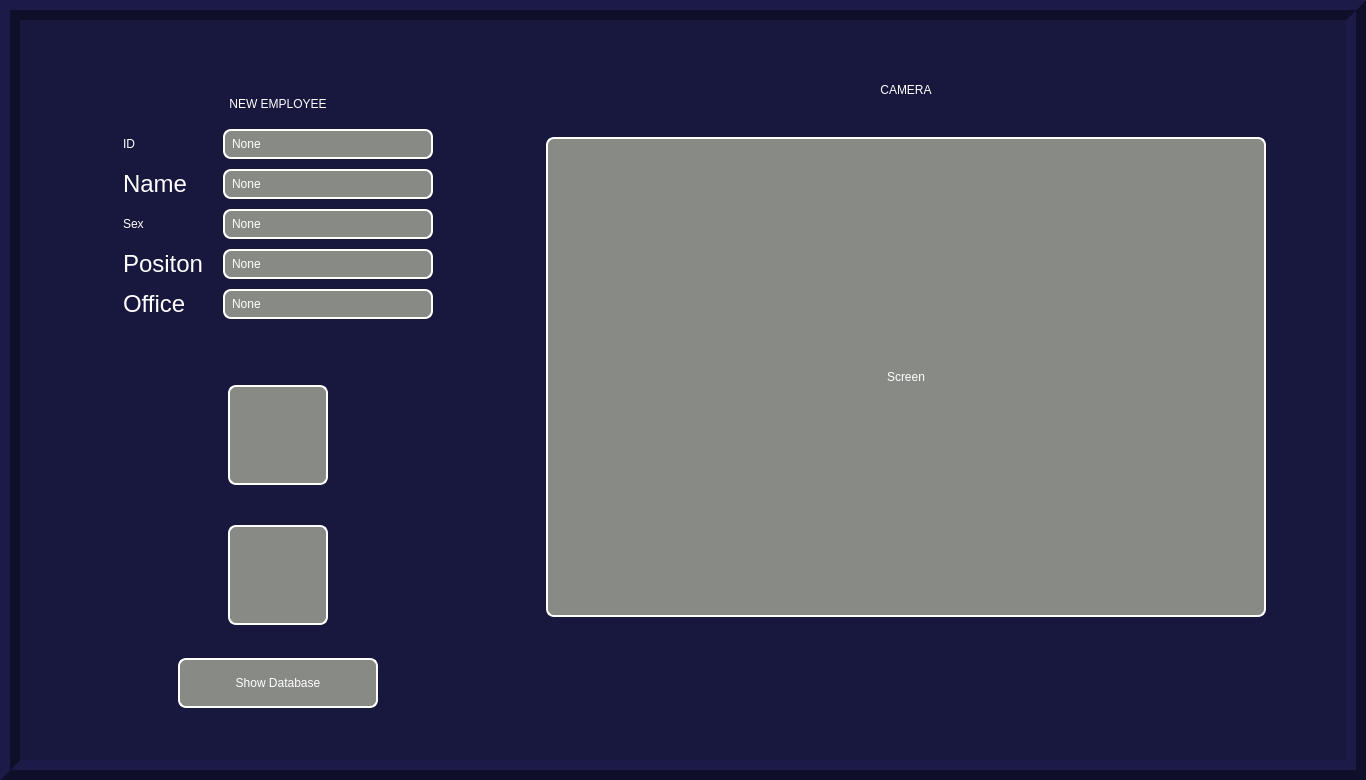
<?xml version="1.0" encoding="UTF-8"?>
<ui version="4.0">
 <class>Form</class>
 <widget class="QWidget" name="Form">
  <property name="geometry">
   <rect>
    <x>0</x>
    <y>0</y>
    <width>1366</width>
    <height>780</height>
   </rect>
  </property>
  <property name="minimumSize">
   <size>
    <width>1366</width>
    <height>768</height>
   </size>
  </property>
  <property name="maximumSize">
   <size>
    <width>1920</width>
    <height>1080</height>
   </size>
  </property>
  <property name="windowTitle">
   <string>Form</string>
  </property>
  <property name="styleSheet">
   <string notr="true">background-color: rgb(24, 23, 61)</string>
  </property>
  <layout class="QHBoxLayout" name="horizontalLayout">
   <property name="spacing">
    <number>0</number>
   </property>
   <property name="leftMargin">
    <number>0</number>
   </property>
   <property name="topMargin">
    <number>0</number>
   </property>
   <property name="rightMargin">
    <number>0</number>
   </property>
   <property name="bottomMargin">
    <number>0</number>
   </property>
   <item>
    <widget class="QFrame" name="frame">
     <property name="frameShape">
      <enum>QFrame::Box</enum>
     </property>
     <property name="frameShadow">
      <enum>QFrame::Raised</enum>
     </property>
     <property name="lineWidth">
      <number>10</number>
     </property>
     <layout class="QHBoxLayout" name="horizontalLayout_2">
      <property name="spacing">
       <number>0</number>
      </property>
      <property name="leftMargin">
       <number>10</number>
      </property>
      <property name="topMargin">
       <number>10</number>
      </property>
      <property name="rightMargin">
       <number>10</number>
      </property>
      <property name="bottomMargin">
       <number>10</number>
      </property>
      <item>
       <widget class="QFrame" name="frame_2">
        <property name="frameShape">
         <enum>QFrame::NoFrame</enum>
        </property>
        <property name="frameShadow">
         <enum>QFrame::Raised</enum>
        </property>
        <layout class="QVBoxLayout" name="verticalLayout_5">
         <item>
          <widget class="QFrame" name="frame_4">
           <property name="sizePolicy">
            <sizepolicy hsizetype="Expanding" vsizetype="Fixed">
             <horstretch>0</horstretch>
             <verstretch>0</verstretch>
            </sizepolicy>
           </property>
           <property name="frameShape">
            <enum>QFrame::NoFrame</enum>
           </property>
           <property name="frameShadow">
            <enum>QFrame::Raised</enum>
           </property>
           <layout class="QVBoxLayout" name="verticalLayout_2">
            <property name="spacing">
             <number>10</number>
            </property>
            <property name="leftMargin">
             <number>50</number>
            </property>
            <property name="topMargin">
             <number>50</number>
            </property>
            <property name="rightMargin">
             <number>0</number>
            </property>
            <property name="bottomMargin">
             <number>10</number>
            </property>
            <item>
             <widget class="QFrame" name="frame_6">
              <property name="sizePolicy">
               <sizepolicy hsizetype="Preferred" vsizetype="Fixed">
                <horstretch>0</horstretch>
                <verstretch>0</verstretch>
               </sizepolicy>
              </property>
              <property name="frameShape">
               <enum>QFrame::NoFrame</enum>
              </property>
              <property name="frameShadow">
               <enum>QFrame::Raised</enum>
              </property>
              <layout class="QFormLayout" name="formLayout_2">
               <property name="labelAlignment">
                <set>Qt::AlignCenter</set>
               </property>
               <property name="formAlignment">
                <set>Qt::AlignCenter</set>
               </property>
               <property name="horizontalSpacing">
                <number>0</number>
               </property>
               <property name="verticalSpacing">
                <number>0</number>
               </property>
               <property name="leftMargin">
                <number>0</number>
               </property>
               <property name="topMargin">
                <number>0</number>
               </property>
               <property name="rightMargin">
                <number>0</number>
               </property>
               <property name="bottomMargin">
                <number>0</number>
               </property>
               <item row="0" column="0" colspan="2">
                <widget class="QLabel" name="label_7">
                 <property name="minimumSize">
                  <size>
                   <width>130</width>
                   <height>30</height>
                  </size>
                 </property>
                 <property name="styleSheet">
                  <string notr="true">font: 75 15pt &quot;Ubuntu Condensed&quot;;
color: rgb(255, 255, 255);</string>
                 </property>
                 <property name="text">
                  <string>NEW EMPLOYEE</string>
                 </property>
                 <property name="alignment">
                  <set>Qt::AlignCenter</set>
                 </property>
                </widget>
               </item>
              </layout>
             </widget>
            </item>
            <item>
             <widget class="QFrame" name="frame_7">
              <property name="frameShape">
               <enum>QFrame::NoFrame</enum>
              </property>
              <property name="frameShadow">
               <enum>QFrame::Raised</enum>
              </property>
              <layout class="QFormLayout" name="formLayout_4">
               <property name="labelAlignment">
                <set>Qt::AlignCenter</set>
               </property>
               <property name="formAlignment">
                <set>Qt::AlignCenter</set>
               </property>
               <property name="horizontalSpacing">
                <number>10</number>
               </property>
               <property name="verticalSpacing">
                <number>10</number>
               </property>
               <property name="leftMargin">
                <number>0</number>
               </property>
               <property name="topMargin">
                <number>0</number>
               </property>
               <property name="rightMargin">
                <number>0</number>
               </property>
               <property name="bottomMargin">
                <number>0</number>
               </property>
               <item row="0" column="0" colspan="2">
                <layout class="QGridLayout" name="gridLayout">
                 <property name="spacing">
                  <number>10</number>
                 </property>
                 <item row="3" column="1">
                  <widget class="QLineEdit" name="position">
                   <property name="minimumSize">
                    <size>
                     <width>210</width>
                     <height>30</height>
                    </size>
                   </property>
                   <property name="maximumSize">
                    <size>
                     <width>210</width>
                     <height>30</height>
                    </size>
                   </property>
                   <property name="styleSheet">
                    <string notr="true">border-color: rgb(255, 255, 255);
background-color: rgb(136, 138, 133);
border-width : 1.5px;
border-style:inset;
border-radius: 8px;
font: 75 15pt &quot;Ubuntu Condensed&quot;;
padding: 0 5px;
color: rgb(255, 255, 255);</string>
                   </property>
                   <property name="text">
                    <string>None</string>
                   </property>
                  </widget>
                 </item>
                 <item row="1" column="1">
                  <widget class="QLineEdit" name="name">
                   <property name="minimumSize">
                    <size>
                     <width>210</width>
                     <height>30</height>
                    </size>
                   </property>
                   <property name="maximumSize">
                    <size>
                     <width>210</width>
                     <height>30</height>
                    </size>
                   </property>
                   <property name="styleSheet">
                    <string notr="true">border-color: rgb(255, 255, 255);
background-color: rgb(136, 138, 133);
border-width : 1.5px;
border-style:inset;
border-radius: 8px;
font: 75 15pt &quot;Ubuntu Condensed&quot;;
padding: 0 5px;
color: rgb(255, 255, 255);</string>
                   </property>
                   <property name="text">
                    <string>None</string>
                   </property>
                  </widget>
                 </item>
                 <item row="1" column="0">
                  <widget class="QLabel" name="label_2">
                   <property name="minimumSize">
                    <size>
                     <width>90</width>
                     <height>30</height>
                    </size>
                   </property>
                   <property name="maximumSize">
                    <size>
                     <width>90</width>
                     <height>30</height>
                    </size>
                   </property>
                   <property name="styleSheet">
                    <string notr="true">color: rgb(255, 255, 255);
font: 75 15pt &quot;Ubuntu Condensed&quot;;
border-style:inset;</string>
                   </property>
                   <property name="text">
                    <string>&lt;html&gt;&lt;head/&gt;&lt;body&gt;&lt;p&gt;&lt;span style=&quot; font-size:18pt; font-weight:400;&quot;&gt;Name&lt;/span&gt;&lt;/p&gt;&lt;/body&gt;&lt;/html&gt;</string>
                   </property>
                  </widget>
                 </item>
                 <item row="4" column="0">
                  <widget class="QLabel" name="label_4">
                   <property name="minimumSize">
                    <size>
                     <width>90</width>
                     <height>30</height>
                    </size>
                   </property>
                   <property name="maximumSize">
                    <size>
                     <width>90</width>
                     <height>30</height>
                    </size>
                   </property>
                   <property name="styleSheet">
                    <string notr="true">color: rgb(255, 255, 255);
font: 75 15pt &quot;Ubuntu Condensed&quot;;
border-style:inset;</string>
                   </property>
                   <property name="text">
                    <string>&lt;html&gt;&lt;head/&gt;&lt;body&gt;&lt;p&gt;&lt;span style=&quot; font-size:18pt; font-weight:400;&quot;&gt;Office&lt;/span&gt;&lt;/p&gt;&lt;/body&gt;&lt;/html&gt;</string>
                   </property>
                  </widget>
                 </item>
                 <item row="0" column="1">
                  <widget class="QLineEdit" name="id">
                   <property name="minimumSize">
                    <size>
                     <width>210</width>
                     <height>30</height>
                    </size>
                   </property>
                   <property name="maximumSize">
                    <size>
                     <width>210</width>
                     <height>30</height>
                    </size>
                   </property>
                   <property name="styleSheet">
                    <string notr="true">border-color: rgb(255, 255, 255);
background-color: rgb(136, 138, 133);
border-width : 1.5px;
border-style:inset;
border-radius: 8px;
font: 75 15pt &quot;Ubuntu Condensed&quot;;
padding: 0 5px;
color: rgb(255, 255, 255);</string>
                   </property>
                   <property name="text">
                    <string>None</string>
                   </property>
                  </widget>
                 </item>
                 <item row="4" column="1">
                  <widget class="QLineEdit" name="office">
                   <property name="maximumSize">
                    <size>
                     <width>210</width>
                     <height>30</height>
                    </size>
                   </property>
                   <property name="styleSheet">
                    <string notr="true">border-color: rgb(255, 255, 255);
background-color: rgb(136, 138, 133);
border-width : 1.5px;
border-style:inset;
border-radius: 8px;
font: 75 15pt &quot;Ubuntu Condensed&quot;;
padding: 0 5px;
color: rgb(255, 255, 255);</string>
                   </property>
                   <property name="text">
                    <string>None</string>
                   </property>
                  </widget>
                 </item>
                 <item row="3" column="0">
                  <widget class="QLabel" name="label_3">
                   <property name="minimumSize">
                    <size>
                     <width>90</width>
                     <height>30</height>
                    </size>
                   </property>
                   <property name="maximumSize">
                    <size>
                     <width>90</width>
                     <height>30</height>
                    </size>
                   </property>
                   <property name="styleSheet">
                    <string notr="true">color: rgb(255, 255, 255);
font: 75 15pt &quot;Ubuntu Condensed&quot;;
border-style:inset;</string>
                   </property>
                   <property name="text">
                    <string>&lt;html&gt;&lt;head/&gt;&lt;body&gt;&lt;p&gt;&lt;span style=&quot; font-size:18pt; font-weight:400;&quot;&gt;Positon&lt;/span&gt;&lt;/p&gt;&lt;/body&gt;&lt;/html&gt;</string>
                   </property>
                  </widget>
                 </item>
                 <item row="2" column="1">
                  <widget class="QLineEdit" name="sex">
                   <property name="minimumSize">
                    <size>
                     <width>210</width>
                     <height>30</height>
                    </size>
                   </property>
                   <property name="maximumSize">
                    <size>
                     <width>210</width>
                     <height>30</height>
                    </size>
                   </property>
                   <property name="styleSheet">
                    <string notr="true">border-color: rgb(255, 255, 255);
background-color: rgb(136, 138, 133);
border-width : 1.5px;
border-style:inset;
border-radius: 8px;
font: 75 15pt &quot;Ubuntu Condensed&quot;;
padding: 0 5px;
color: rgb(255, 255, 255);</string>
                   </property>
                   <property name="text">
                    <string>None</string>
                   </property>
                  </widget>
                 </item>
                 <item row="0" column="0">
                  <widget class="QLabel" name="label">
                   <property name="minimumSize">
                    <size>
                     <width>90</width>
                     <height>30</height>
                    </size>
                   </property>
                   <property name="maximumSize">
                    <size>
                     <width>90</width>
                     <height>30</height>
                    </size>
                   </property>
                   <property name="styleSheet">
                    <string notr="true">color: rgb(255, 255, 255);
font: 75 18pt &quot;Ubuntu Condensed&quot;;
border-style:inset;</string>
                   </property>
                   <property name="text">
                    <string>ID</string>
                   </property>
                  </widget>
                 </item>
                 <item row="2" column="0">
                  <widget class="QLabel" name="label_6">
                   <property name="maximumSize">
                    <size>
                     <width>90</width>
                     <height>30</height>
                    </size>
                   </property>
                   <property name="styleSheet">
                    <string notr="true">color: rgb(255, 255, 255);
font: 75 18pt &quot;Ubuntu Condensed&quot;;
border-style:inset;</string>
                   </property>
                   <property name="text">
                    <string>Sex</string>
                   </property>
                  </widget>
                 </item>
                </layout>
               </item>
              </layout>
             </widget>
            </item>
           </layout>
          </widget>
         </item>
         <item>
          <widget class="QFrame" name="frame_5">
           <property name="frameShape">
            <enum>QFrame::NoFrame</enum>
           </property>
           <property name="frameShadow">
            <enum>QFrame::Raised</enum>
           </property>
           <layout class="QVBoxLayout" name="verticalLayout_4">
            <property name="spacing">
             <number>0</number>
            </property>
            <property name="leftMargin">
             <number>0</number>
            </property>
            <property name="topMargin">
             <number>50</number>
            </property>
            <property name="rightMargin">
             <number>0</number>
            </property>
            <property name="bottomMargin">
             <number>0</number>
            </property>
            <item>
             <layout class="QVBoxLayout" name="verticalLayout">
              <property name="leftMargin">
               <number>50</number>
              </property>
              <item alignment="Qt::AlignHCenter|Qt::AlignVCenter">
               <widget class="QPushButton" name="cap_button">
                <property name="minimumSize">
                 <size>
                  <width>100</width>
                  <height>100</height>
                 </size>
                </property>
                <property name="maximumSize">
                 <size>
                  <width>100</width>
                  <height>100</height>
                 </size>
                </property>
                <property name="styleSheet">
                 <string notr="true">QPushButton{
border-color: rgb(255 ,255,255);
font: 75 15pt &quot;Ubuntu Condensed&quot;;
background-color: rgb(136, 138, 133);
border-width : 1.5px;
border-style:inset;
border-radius: 8px;
padding: 0 5px;
color: rgb(255, 255, 255);
}
QPushButton:pressed{
	background-color: rgb(32, 74, 135);

}</string>
                </property>
                <property name="text">
                 <string/>
                </property>
                <property name="iconSize">
                 <size>
                  <width>100</width>
                  <height>100</height>
                 </size>
                </property>
               </widget>
              </item>
              <item>
               <spacer name="verticalSpacer">
                <property name="orientation">
                 <enum>Qt::Vertical</enum>
                </property>
                <property name="sizeType">
                 <enum>QSizePolicy::Fixed</enum>
                </property>
                <property name="sizeHint" stdset="0">
                 <size>
                  <width>20</width>
                  <height>40</height>
                 </size>
                </property>
               </spacer>
              </item>
              <item alignment="Qt::AlignHCenter|Qt::AlignVCenter">
               <widget class="QPushButton" name="create_person">
                <property name="minimumSize">
                 <size>
                  <width>100</width>
                  <height>100</height>
                 </size>
                </property>
                <property name="maximumSize">
                 <size>
                  <width>100</width>
                  <height>100</height>
                 </size>
                </property>
                <property name="styleSheet">
                 <string notr="true">QPushButton{
border-color: rgb(255 ,255,255);
font: 75 15pt &quot;Ubuntu Condensed&quot;;
background-color: rgb(136, 138, 133);
border-width : 1.5px;
border-style:inset;
border-radius: 8px;
padding: 0 5px;
color: rgb(255, 255, 255);
}
QPushButton:pressed{
	background-color: rgb(32, 74, 135);

}</string>
                </property>
                <property name="text">
                 <string/>
                </property>
                <property name="iconSize">
                 <size>
                  <width>100</width>
                  <height>100</height>
                 </size>
                </property>
               </widget>
              </item>
             </layout>
            </item>
            <item>
             <widget class="QFrame" name="frame_8">
              <property name="frameShape">
               <enum>QFrame::NoFrame</enum>
              </property>
              <property name="frameShadow">
               <enum>QFrame::Raised</enum>
              </property>
              <layout class="QFormLayout" name="formLayout">
               <property name="labelAlignment">
                <set>Qt::AlignCenter</set>
               </property>
               <property name="formAlignment">
                <set>Qt::AlignCenter</set>
               </property>
               <property name="horizontalSpacing">
                <number>0</number>
               </property>
               <property name="verticalSpacing">
                <number>0</number>
               </property>
               <property name="leftMargin">
                <number>50</number>
               </property>
               <property name="topMargin">
                <number>0</number>
               </property>
               <property name="rightMargin">
                <number>0</number>
               </property>
               <property name="bottomMargin">
                <number>0</number>
               </property>
               <item row="0" column="1">
                <widget class="QPushButton" name="button_show_database">
                 <property name="sizePolicy">
                  <sizepolicy hsizetype="Fixed" vsizetype="Fixed">
                   <horstretch>0</horstretch>
                   <verstretch>0</verstretch>
                  </sizepolicy>
                 </property>
                 <property name="minimumSize">
                  <size>
                   <width>200</width>
                   <height>50</height>
                  </size>
                 </property>
                 <property name="maximumSize">
                  <size>
                   <width>200</width>
                   <height>50</height>
                  </size>
                 </property>
                 <property name="styleSheet">
                  <string notr="true">QPushButton{
border-color: rgb(255 ,255,255);
font: 75 15pt &quot;Ubuntu Condensed&quot;;
background-color: rgb(136, 138, 133);
border-width : 1.5px;
border-style:inset;
border-radius: 8px;
padding: 0 5px;
color: rgb(255, 255, 255);
}
QPushButton:pressed{
	background-color: rgb(32, 74, 135);

}</string>
                 </property>
                 <property name="text">
                  <string>Show Database</string>
                 </property>
                </widget>
               </item>
              </layout>
             </widget>
            </item>
           </layout>
          </widget>
         </item>
        </layout>
       </widget>
      </item>
      <item>
       <widget class="QFrame" name="frame_3">
        <property name="sizePolicy">
         <sizepolicy hsizetype="Expanding" vsizetype="Expanding">
          <horstretch>0</horstretch>
          <verstretch>0</verstretch>
         </sizepolicy>
        </property>
        <property name="frameShape">
         <enum>QFrame::NoFrame</enum>
        </property>
        <property name="frameShadow">
         <enum>QFrame::Raised</enum>
        </property>
        <layout class="QVBoxLayout" name="verticalLayout_3">
         <property name="leftMargin">
          <number>20</number>
         </property>
         <property name="topMargin">
          <number>20</number>
         </property>
         <property name="rightMargin">
          <number>20</number>
         </property>
         <property name="bottomMargin">
          <number>100</number>
         </property>
         <item>
          <widget class="QFrame" name="frame_9">
           <property name="frameShape">
            <enum>QFrame::NoFrame</enum>
           </property>
           <property name="frameShadow">
            <enum>QFrame::Raised</enum>
           </property>
           <layout class="QFormLayout" name="formLayout_5">
            <property name="labelAlignment">
             <set>Qt::AlignCenter</set>
            </property>
            <property name="formAlignment">
             <set>Qt::AlignCenter</set>
            </property>
            <property name="horizontalSpacing">
             <number>0</number>
            </property>
            <property name="verticalSpacing">
             <number>0</number>
            </property>
            <property name="leftMargin">
             <number>50</number>
            </property>
            <property name="topMargin">
             <number>0</number>
            </property>
            <property name="rightMargin">
             <number>50</number>
            </property>
            <property name="bottomMargin">
             <number>0</number>
            </property>
            <item row="2" column="0">
             <widget class="QLabel" name="screen">
              <property name="sizePolicy">
               <sizepolicy hsizetype="Expanding" vsizetype="Fixed">
                <horstretch>0</horstretch>
                <verstretch>0</verstretch>
               </sizepolicy>
              </property>
              <property name="minimumSize">
               <size>
                <width>720</width>
                <height>480</height>
               </size>
              </property>
              <property name="maximumSize">
               <size>
                <width>720</width>
                <height>480</height>
               </size>
              </property>
              <property name="styleSheet">
               <string notr="true">background-color: rgb(136, 138, 133);
border-color: rgb(255 ,255,255);
font: 75 15pt &quot;Ubuntu Condensed&quot;;
border-width : 1.5px;
border-style:inset;
border-radius: 8px;
padding: 0 5px;
color: rgb(255, 255, 255);</string>
              </property>
              <property name="text">
               <string>Screen</string>
              </property>
              <property name="alignment">
               <set>Qt::AlignCenter</set>
              </property>
             </widget>
            </item>
            <item row="1" column="0" colspan="2">
             <widget class="QLabel" name="label_5">
              <property name="sizePolicy">
               <sizepolicy hsizetype="Expanding" vsizetype="Fixed">
                <horstretch>0</horstretch>
                <verstretch>0</verstretch>
               </sizepolicy>
              </property>
              <property name="minimumSize">
               <size>
                <width>130</width>
                <height>30</height>
               </size>
              </property>
              <property name="styleSheet">
               <string notr="true">color: rgb(255, 255, 255);
font: 75 20pt &quot;Ubuntu Condensed&quot;;</string>
              </property>
              <property name="text">
               <string>&lt;html&gt;&lt;head/&gt;&lt;body&gt;&lt;p&gt;CAMERA&lt;/p&gt;&lt;p&gt;&lt;br/&gt;&lt;/p&gt;&lt;/body&gt;&lt;/html&gt;</string>
              </property>
              <property name="alignment">
               <set>Qt::AlignCenter</set>
              </property>
             </widget>
            </item>
           </layout>
          </widget>
         </item>
        </layout>
       </widget>
      </item>
     </layout>
    </widget>
   </item>
  </layout>
 </widget>
 <resources/>
 <connections/>
</ui>
